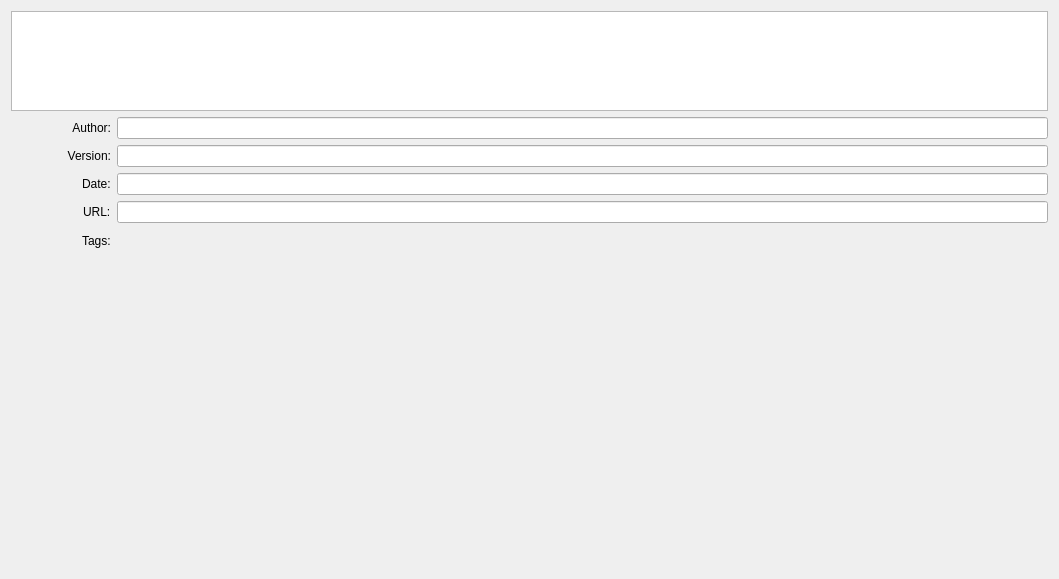
<?xml version="1.0" encoding="UTF-8"?>
<ui version="4.0">
 <class>edit</class>
 <widget class="QWidget" name="edit">
  <property name="geometry">
   <rect>
    <x>0</x>
    <y>0</y>
    <width>1059</width>
    <height>579</height>
   </rect>
  </property>
  <property name="windowTitle">
   <string>Form</string>
  </property>
  <layout class="QFormLayout" name="edit_layout">
   <property name="fieldGrowthPolicy">
    <enum>QFormLayout::AllNonFixedFieldsGrow</enum>
   </property>
   <property name="labelAlignment">
    <set>Qt::AlignRight|Qt::AlignTrailing|Qt::AlignVCenter</set>
   </property>
   <item row="0" column="0" colspan="2">
    <widget class="QTextEdit" name="cfg_description">
     <property name="maximumSize">
      <size>
       <width>16777215</width>
       <height>100</height>
      </size>
     </property>
    </widget>
   </item>
   <item row="1" column="0">
    <widget class="QLabel" name="internalNameLabel">
     <property name="minimumSize">
      <size>
       <width>100</width>
       <height>0</height>
      </size>
     </property>
     <property name="text">
      <string>Author:</string>
     </property>
     <property name="alignment">
      <set>Qt::AlignRight|Qt::AlignTrailing|Qt::AlignVCenter</set>
     </property>
    </widget>
   </item>
   <item row="1" column="1">
    <widget class="QLineEdit" name="cfg_author">
     <property name="text">
      <string/>
     </property>
    </widget>
   </item>
   <item row="2" column="0">
    <widget class="QLabel" name="displayLabelLabel">
     <property name="minimumSize">
      <size>
       <width>100</width>
       <height>0</height>
      </size>
     </property>
     <property name="text">
      <string>Version:</string>
     </property>
     <property name="alignment">
      <set>Qt::AlignRight|Qt::AlignTrailing|Qt::AlignVCenter</set>
     </property>
    </widget>
   </item>
   <item row="2" column="1">
    <widget class="QLineEdit" name="cfg_version">
     <property name="text">
      <string/>
     </property>
    </widget>
   </item>
   <item row="3" column="0">
    <widget class="QLabel" name="label">
     <property name="text">
      <string>Date:</string>
     </property>
    </widget>
   </item>
   <item row="3" column="1">
    <widget class="QLineEdit" name="cfg_date">
     <property name="text">
      <string/>
     </property>
    </widget>
   </item>
   <item row="4" column="0">
    <widget class="QLabel" name="label_2">
     <property name="text">
      <string>URL:</string>
     </property>
    </widget>
   </item>
   <item row="4" column="1">
    <widget class="QLineEdit" name="cfg_url">
     <property name="text">
      <string/>
     </property>
    </widget>
   </item>
   <item row="5" column="0">
    <widget class="QLabel" name="label_3">
     <property name="text">
      <string>Tags:</string>
     </property>
    </widget>
   </item>
   <item row="5" column="1">
    <widget class="A2TagField" name="a2tag_field" native="true"/>
   </item>
  </layout>
 </widget>
 <customwidgets>
  <customwidget>
   <class>A2TagField</class>
   <extends>QWidget</extends>
   <header>a2widget</header>
   <container>1</container>
  </customwidget>
 </customwidgets>
 <resources/>
 <connections/>
</ui>
